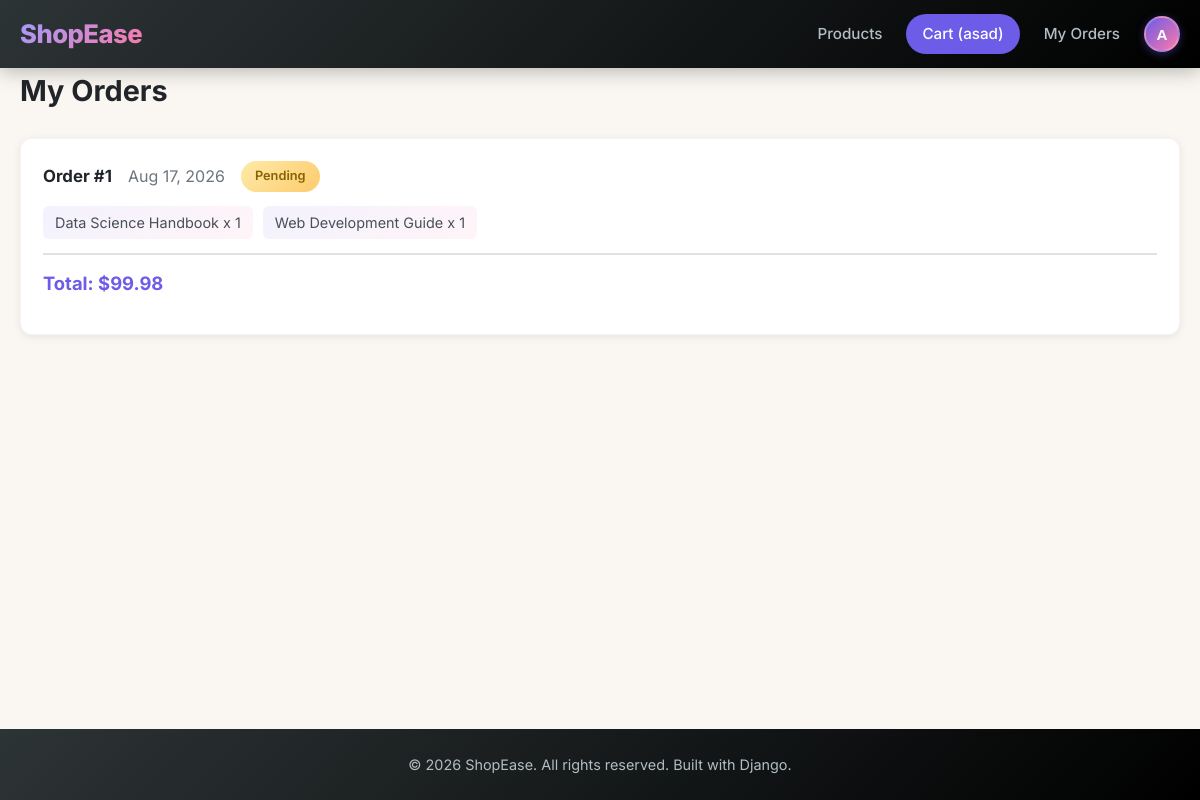
Page /orders/history/ (signed in) on the committed database.
### orders/models.py (models this page shows, shortened)
class Order(models.Model):
    STATUS_CHOICES = [
        ('pending', 'Pending'),
        ('processing', 'Processing'),
        ('shipped', 'Shipped'),
        ('delivered', 'Delivered'),
        ('cancelled', 'Cancelled'),
    ]
    user = models.ForeignKey(User, on_delete=models.CASCADE, related_name='orders')
    full_name = models.CharField(max_length=200)
    email = models.EmailField()
    address = models.TextField()
    city = models.CharField(max_length=100)
    postal_code = models.CharField(max_length=20)
    phone = models.CharField(max_length=20)
    status = models.CharField(max_length=20, choices=STATUS_CHOICES, default='pending')
    total = models.DecimalField(max_digits=10, decimal_places=2)
    created = models.DateTimeField(auto_now_add=True)
    updated = models.DateTimeField(auto_now=True)
    class Meta:
        ordering = ['-created']

class OrderItem(models.Model):
    order = models.ForeignKey(Order, on_delete=models.CASCADE, related_name='items')
    product = models.ForeignKey(Product, on_delete=models.CASCADE)
    price = models.DecimalField(max_digits=10, decimal_places=2)
    quantity = models.PositiveIntegerField(default=1)

### products/models.py (models this page shows, shortened)
class Product(models.Model):
    category = models.ForeignKey(Category, on_delete=models.CASCADE, related_name='products')
    name = models.CharField(max_length=200)
    slug = models.SlugField(unique=True)
    description = models.TextField()
    price = models.DecimalField(max_digits=10, decimal_places=2)
    image = models.ImageField(upload_to='products/', blank=True, null=True)
    stock = models.PositiveIntegerField(default=0)
    available = models.BooleanField(default=True)
    created = models.DateTimeField(auto_now_add=True)
    updated = models.DateTimeField(auto_now=True)
    class Meta:
        ordering = ['-created']

### orders/views.py (the view)
# urls.py: path('history/', views.order_history, name='order_history'),
@login_required
def order_history(request):
    orders = Order.objects.filter(user=request.user)
    return render(request, 'orders/order_history.html', {'orders': orders})

### templates/orders/order_history.html (shortened to what this page needs)
{% extends 'base.html' %}
{% block content %}
<div class="order-history-page">
    <h1>My Orders</h1>
    {% if orders %}
    <div class="orders-list">
        {% for order in orders %}
        <div class="order-card">
            <div class="order-header">
                <span class="order-id">Order #{{ order.id }}</span>
                <span class="order-date">{{ order.created|date:"M d, Y" }}</span>
                <span class="order-status status-{{ order.status }}">{{ order.get_status_display }}</span>
            </div>
            <div class="order-items-preview">
                {% for item in order.items.all %}
                <span class="order-item-name">{{ item.product.name }} x {{ item.quantity }}</span>
                {% endfor %}
            </div>
            <div class="order-footer">
                <span class="order-total">Total: ${{ order.total }}</span>
            </div>
        </div>
        {% endfor %}
    </div>
    {% else %}
    <div class="empty-state">
        <h2>No orders yet</h2>
        <p>Start shopping to see your orders here.</p>
        <a href="{% url 'product_list' %}" class="btn btn-primary">Browse Products</a>
    </div>
    {% endif %}
</div>
{% endblock %}

### templates/base.html (shortened to what this page needs)
<!DOCTYPE html>
<html lang="en">
<head>
    <link rel="stylesheet" href="/static/css/style.css">
</head>
<body>
    <nav class="navbar">
        <div class="nav-container">
            <a href="{% url 'product_list' %}" class="logo">ShopEase</a>
            <div class="nav-links">
                <a href="{% url 'product_list' %}">Products</a>
                <a href="{% url 'cart_detail' %}" class="cart-link">
                    Cart (<span id="cart-count">{{ request.user|default_if_none:"" }}</span>)
                </a>
                {% if user.is_authenticated %}
                    <a href="{% url 'order_history' %}">My Orders</a>
                    <div class="profile-dropdown">
                        <button class="profile-icon-btn">
                            <span class="profile-avatar-sm">{{ user.username|first|upper }}</span>
                        </button>
                    </div>
                {% else %}
                    <a href="{% url 'login' %}">Login</a>
                    <a href="{% url 'register' %}">Register</a>
                {% endif %}
            </div>
        </div>
    </nav>
    <main class="container">
        {% block content %}{% endblock %}
    </main>
    <footer class="footer">
        <div class="container">
            <p>&copy; 2026 ShopEase. All rights reserved. Built with Django.</p>
        </div>
    </footer>
</body>
</html>

### static/css/style.css (style rules this page uses)
* { margin: 0; padding: 0; box-sizing: border-box; }
:root { --primary: #6c5ce7; --primary-dark: #5a4bd1; --primary-light: #a29bfe; --accent: #fd79a8; --accent-dark: #e84393; --danger: #d63031; --success: #00b894; --warning: #fdcb6e; --bg: #faf7f2; --bg-warm: #f0ebe3; --gray-50: #f8f9fa; --gray-100: #e9ecef; --gray-200: #dee2e6; --gray-300: #ced4da; --gray-500: #6c757d; --gray-700: #495057; --gray-900: #212529; --white: #ffffff; --shadow: 0 2px 8px rgba(0,0,0,0.08); --shadow-md: 0 4px 16px rgba(0,0,0,0.1); --shadow-lg: 0 8px 32px rgba(0,0,0,0.12); --radius: 12px; --radius-sm: 8px; }
body { font-family: 'Segoe UI', -apple-system, BlinkMacSystemFont, Roboto, sans-serif; background: var(--bg); color: var(--gray-900); line-height: 1.6; min-height: 100vh; display: flex; flex-direction: column; }
a { color: var(--primary); text-decoration: none; }
.container { max-width: 1200px; margin: 0 auto; padding: 0 20px; width: 100%; }
.navbar { background: linear-gradient(135deg, #2d3436 0%, #000000 100%); box-shadow: 0 2px 20px rgba(0,0,0,0.3); position: sticky; top: 0; z-index: 100; }
.nav-container { max-width: 1200px; margin: 0 auto; padding: 0 20px; display: flex; align-items: center; justify-content: space-between; height: 68px; }
.logo { font-size: 1.6rem; font-weight: 800; background: linear-gradient(135deg, var(--primary-light) 0%, var(--accent) 100%); -webkit-background-clip: text; -webkit-text-fill-color: transparent; background-clip: text; text-decoration: none; letter-spacing: -0.5px; }
.nav-links { display: flex; align-items: center; gap: 24px; }
.nav-links a { color: #b2bec3; text-decoration: none; font-size: 0.95rem; font-weight: 500; transition: color 0.2s; }
.cart-link { background: var(--primary); color: var(--white) !important; padding: 8px 16px; border-radius: 20px; font-weight: 600; transition: all 0.2s; }
main { flex: 1; padding: 30px 0; }
.order-total { display: flex; justify-content: space-between; padding: 14px 0; font-size: 1.2rem; font-weight: 700; border-top: 2px solid var(--gray-200); margin-top: 10px; color: var(--primary); }
.order-history-page h1 { margin-bottom: 24px; font-size: 1.8rem; }
.order-card { background: var(--white); border-radius: var(--radius); box-shadow: var(--shadow); padding: 22px; margin-bottom: 16px; border: 1px solid rgba(0,0,0,0.04); transition: all 0.2s; }
.order-header { display: flex; align-items: center; gap: 16px; margin-bottom: 14px; flex-wrap: wrap; }
.order-id { font-weight: 700; font-size: 1.05rem; }
.order-date { color: var(--gray-500); }
.order-status { padding: 5px 14px; border-radius: 20px; font-size: 0.8rem; font-weight: 600; text-transform: capitalize; }
.status-pending { background: linear-gradient(135deg, #ffeaa7 0%, #fdcb6e 100%); color: #856404; }
.order-items-preview { display: flex; gap: 10px; flex-wrap: wrap; margin-bottom: 14px; }
.order-item-name { background: linear-gradient(135deg, rgba(108, 92, 231, 0.08) 0%, rgba(253, 121, 168, 0.08) 100%); padding: 5px 12px; border-radius: 6px; font-size: 0.9rem; color: var(--gray-700); }
.order-footer { text-align: right; }
.order-total { font-weight: 700; font-size: 1.15rem; color: var(--primary); }
.profile-dropdown { position: relative; }
.profile-icon-btn { background: none; border: none; cursor: pointer; padding: 0; transition: transform 0.2s; }
.profile-avatar-sm { width: 36px; height: 36px; border-radius: 50%; background: linear-gradient(135deg, var(--primary) 0%, var(--accent) 100%); color: var(--white); display: flex; align-items: center; justify-content: center; font-size: 0.95rem; font-weight: 700; box-shadow: 0 2px 8px rgba(108, 92, 231, 0.4); border: 2px solid rgba(255,255,255,0.2); }
.footer { background: linear-gradient(135deg, #2d3436 0%, #000000 100%); color: #b2bec3; text-align: center; padding: 24px; margin-top: auto; font-size: 0.9rem; }

### templates/base.html (style rules this page uses)
body { font-family: 'Inter', sans-serif; }

### rows in the picture
Order: id "1", created "Aug 17, 2026", status "Pending", total "99.98"
OrderItem: product.name "Data Science Handbook", quantity "1"
OrderItem: product.name "Web Development Guide", quantity "1"

### other values in the picture
{{ request.user|default_if_none:"" }} "asad"
{{ user.username|first|upper }} "A"
